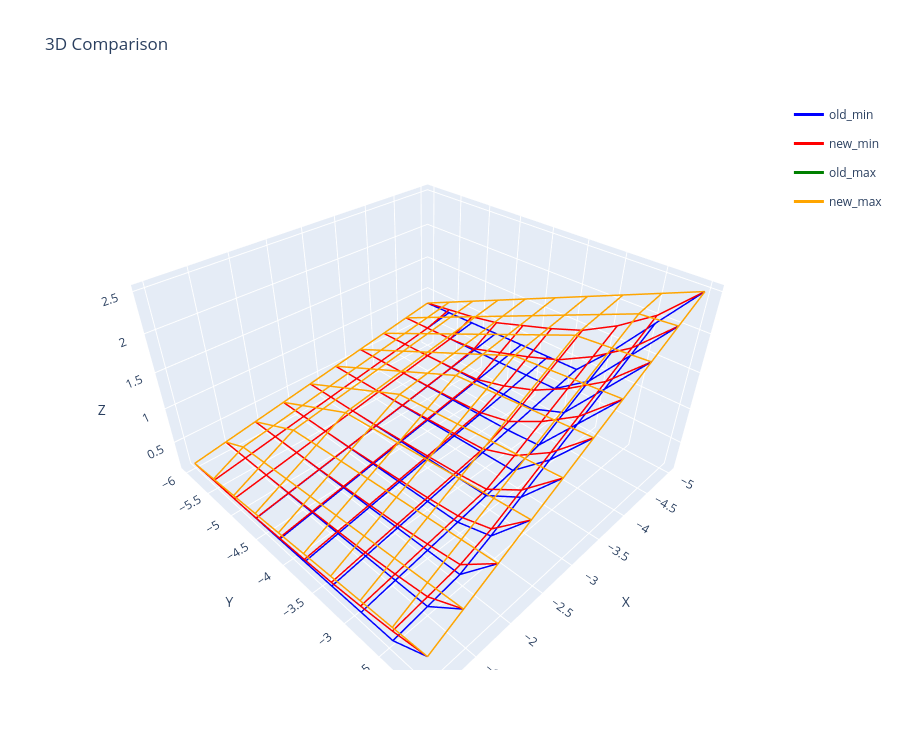

This figure's notebook cell:
### Code cell
datasets = [
    {'points': list(old_min_NN.itertuples(index=False, name=None)), 'name': 'old_min', 'color': 'blue'},
    {'points': list(new_min_NN.itertuples(index=False, name=None)), 'name': 'new_min', 'color': 'red'},
    {'points': list(old_max_NN.itertuples(index=False, name=None)), 'name': 'old_max', 'color': 'green'},
    {'points': list(new_max_NN.itertuples(index=False, name=None)), 'name': 'new_max', 'color': 'orange'},
]
plot_wireframe_comparison(datasets)

### Figure 1 — Plotly figure (JSON) as saved in the notebook; plotly's stock layout.template omitted (floating-point values rounded to 4 significant figures)
{"data": [{"legendgroup": "old_min", "line": {"color": "blue", "width": 3}, "mode": "lines", "name": "old_min", "showlegend": true, "type": "scatter3d", "x": [-5, -4.556, -4.111, -3.667, -3.222, -2.778, -2.333, -1.889, -1.444, -1], "y": [-6, -6, -6, -6, -6, -6, -6, -6, -6, -6], "z": [0.8333, 0.7593, 0.6852, 0.6111, 0.537, 0.463, 0.3889, 0.3148, 0.2407, 0.1667]}, {"legendgroup": "old_min", "line": {"color": "blue", "width": 3}, "mode": "lines", "name": "old_min", "showlegend": false, "type": "scatter3d", "x": [-5, -4.556, -4.111, -3.667, -3.222, -2.778, -2.333, -1.889, -1.444, -1], "y": [-5.556, -5.556, -5.556, -5.556, -5.556, -5.556, -5.556, -5.556, -5.556, -5.556], "z": [0.8457, 0.7716, 0.6975, 0.6235, 0.5494, 0.4753, 0.4012, 0.3272, 0.2531, 0.179]}, {"legendgroup": "old_min", "line": {"color": "blue", "width": 3}, "mode": "lines", "name": "old_min", "showlegend": false, "type": "scatter3d", "x": [-5, -4.556, -4.111, -3.667, -3.222, -2.778, -2.333, -1.889, -1.444, -1], "y": [-5.111, -5.111, -5.111, -5.111, -5.111, -5.111, -5.111, -5.111, -5.111, -5.111], "z": [0.858, 0.784, 0.7099, 0.6358, 0.5617, 0.4877, 0.4136, 0.3395, 0.2654, 0.1914]}, {"legendgroup": "old_min", "line": {"color": "blue", "width": 3}, "mode": "lines", "name": "old_min", "showlegend": false, "type": "scatter3d", "x": [-5, -4.556, -4.111, -3.667, -3.222, -2.778, -2.333, -1.889, -1.444, -1], "y": [-4.667, -4.667, -4.667, -4.667, -4.667, -4.667, -4.667, -4.667, -4.667, -4.667], "z": [0.8704, 0.7963, 0.7222, 0.6481, 0.5741, 0.5, 0.4259, 0.3519, 0.2778, 0.2037]}, {"legendgroup": "old_min", "line": {"color": "blue", "width": 3}, "mode": "lines", "name": "old_min", "showlegend": false, "type": "scatter3d", "x": [-5, -4.556, -4.111, -3.667, -3.222, -2.778, -2.333, -1.889, -1.444, -1], "y": [-4.222, -4.222, -4.222, -4.222, -4.222, -4.222, -4.222, -4.222, -4.222, -4.222], "z": [0.8827, 0.8086, 0.7346, 0.6605, 0.5864, 0.5123, 0.4383, 0.3642, 0.2901, 0.216]}, {"legendgroup": "old_min", "line": {"color": "blue", "width": 3}, "mode": "lines", "name": "old_min", "showlegend": false, "type": "scatter3d", "x": [-5, -4.556, -4.111, -3.667, -3.222, -2.778, -2.333, -1.889, -1.444, -1], "y": [-3.778, -3.778, -3.778, -3.778, -3.778, -3.778, -3.778, -3.778, -3.778, -3.778], "z": [0.8951, 0.821, 0.7469, 0.6728, 0.5988, 0.5247, 0.4506, 0.3765, 0.3025, 0.2284]}, {"legendgroup": "old_min", "line": {"color": "blue", "width": 3}, "mode": "lines", "name": "old_min", "showlegend": false, "type": "scatter3d", "x": [-5, -4.556, -4.111, -3.667, -3.222, -2.778, -2.333, -1.889, -1.444, -1], "y": [-3.333, -3.333, -3.333, -3.333, -3.333, -3.333, -3.333, -3.333, -3.333, -3.333], "z": [0.9074, 0.8333, 0.7593, 0.6852, 0.6111, 0.537, 0.463, 0.3889, 0.3148, 0.2407]}, {"legendgroup": "old_min", "line": {"color": "blue", "width": 3}, "mode": "lines", "name": "old_min", "showlegend": false, "type": "scatter3d", "x": [-5, -4.556, -4.111, -3.667, -3.222, -2.778, -2.333, -1.889, -1.444, -1], "y": [-2.889, -2.889, -2.889, -2.889, -2.889, -2.889, -2.889, -2.889, -2.889, -2.889], "z": [1.389, 1.167, 0.9444, 0.7222, 0.6235, 0.5494, 0.4753, 0.4012, 0.3272, 0.2531]}, {"legendgroup": "old_min", "line": {"color": "blue", "width": 3}, "mode": "lines", "name": "old_min", "showlegend": false, "type": "scatter3d", "x": [-5, -4.556, -4.111, -3.667, -3.222, -2.778, -2.333, -1.889, -1.444, -1], "y": [-2.444, -2.444, -2.444, -2.444, -2.444, -2.444, -2.444, -2.444, -2.444, -2.444], "z": [1.944, 1.722, 1.5, 1.278, 1.056, 0.8333, 0.6111, 0.4136, 0.3395, 0.2654]}, {"legendgroup": "old_min", "line": {"color": "blue", "width": 3}, "mode": "lines", "name": "old_min", "showlegend": false, "type": "scatter3d", "x": [-5, -4.556, -4.111, -3.667, -3.222, -2.778, -2.333, -1.889, -1.444, -1], "y": [-2, -2, -2, -2, -2, -2, -2, -2, -2, -2], "z": [2.5, 2.278, 2.056, 1.833, 1.611, 1.389, 1.167, 0.9444, 0.7222, 0.5]}, {"legendgroup": "old_min", "line": {"color": "blue", "width": 3}, "mode": "lines", "name": "old_min", "showlegend": false, "type": "scatter3d", "x": [-5, -5, -5, -5, -5, -5, -5, -5, -5, -5], "y": [-6, -5.556, -5.111, -4.667, -4.222, -3.778, -3.333, -2.889, -2.444, -2], "z": [0.8333, 0.8457, 0.858, 0.8704, 0.8827, 0.8951, 0.9074, 1.389, 1.944, 2.5]}, {"legendgroup": "old_min", "line": {"color": "blue", "width": 3}, "mode": "lines", "name": "old_min", "showlegend": false, "type": "scatter3d", "x": [-4.556, -4.556, -4.556, -4.556, -4.556, -4.556, -4.556, -4.556, -4.556, -4.556], "y": [-6, -5.556, -5.111, -4.667, -4.222, -3.778, -3.333, -2.889, -2.444, -2], "z": [0.7593, 0.7716, 0.784, 0.7963, 0.8086, 0.821, 0.8333, 1.167, 1.722, 2.278]}, {"legendgroup": "old_min", "line": {"color": "blue", "width": 3}, "mode": "lines", "name": "old_min", "showlegend": false, "type": "scatter3d", "x": [-4.111, -4.111, -4.111, -4.111, -4.111, -4.111, -4.111, -4.111, -4.111, -4.111], "y": [-6, -5.556, -5.111, -4.667, -4.222, -3.778, -3.333, -2.889, -2.444, -2], "z": [0.6852, 0.6975, 0.7099, 0.7222, 0.7346, 0.7469, 0.7593, 0.9444, 1.5, 2.056]}, {"legendgroup": "old_min", "line": {"color": "blue", "width": 3}, "mode": "lines", "name": "old_min", "showlegend": false, "type": "scatter3d", "x": [-3.667, -3.667, -3.667, -3.667, -3.667, -3.667, -3.667, -3.667, -3.667, -3.667], "y": [-6, -5.556, -5.111, -4.667, -4.222, -3.778, -3.333, -2.889, -2.444, -2], "z": [0.6111, 0.6235, 0.6358, 0.6481, 0.6605, 0.6728, 0.6852, 0.7222, 1.278, 1.833]}, {"legendgroup": "old_min", "line": {"color": "blue", "width": 3}, "mode": "lines", "name": "old_min", "showlegend": false, "type": "scatter3d", "x": [-3.222, -3.222, -3.222, -3.222, -3.222, -3.222, -3.222, -3.222, -3.222, -3.222], "y": [-6, -5.556, -5.111, -4.667, -4.222, -3.778, -3.333, -2.889, -2.444, -2], "z": [0.537, 0.5494, 0.5617, 0.5741, 0.5864, 0.5988, 0.6111, 0.6235, 1.056, 1.611]}, {"legendgroup": "old_min", "line": {"color": "blue", "width": 3}, "mode": "lines", "name": "old_min", "showlegend": false, "type": "scatter3d", "x": [-2.778, -2.778, -2.778, -2.778, -2.778, -2.778, -2.778, -2.778, -2.778, -2.778], "y": [-6, -5.556, -5.111, -4.667, -4.222, -3.778, -3.333, -2.889, -2.444, -2], "z": [0.463, 0.4753, 0.4877, 0.5, 0.5123, 0.5247, 0.537, 0.5494, 0.8333, 1.389]}, {"legendgroup": "old_min", "line": {"color": "blue", "width": 3}, "mode": "lines", "name": "old_min", "showlegend": false, "type": "scatter3d", "x": [-2.333, -2.333, -2.333, -2.333, -2.333, -2.333, -2.333, -2.333, -2.333, -2.333], "y": [-6, -5.556, -5.111, -4.667, -4.222, -3.778, -3.333, -2.889, -2.444, -2], "z": [0.3889, 0.4012, 0.4136, 0.4259, 0.4383, 0.4506, 0.463, 0.4753, 0.6111, 1.167]}, {"legendgroup": "old_min", "line": {"color": "blue", "width": 3}, "mode": "lines", "name": "old_min", "showlegend": false, "type": "scatter3d", "x": [-1.889, -1.889, -1.889, -1.889, -1.889, -1.889, -1.889, -1.889, -1.889, -1.889], "y": [-6, -5.556, -5.111, -4.667, -4.222, -3.778, -3.333, -2.889, -2.444, -2], "z": [0.3148, 0.3272, 0.3395, 0.3519, 0.3642, 0.3765, 0.3889, 0.4012, 0.4136, 0.9444]}, {"legendgroup": "old_min", "line": {"color": "blue", "width": 3}, "mode": "lines", "name": "old_min", "showlegend": false, "type": "scatter3d", "x": [-1.444, -1.444, -1.444, -1.444, -1.444, -1.444, -1.444, -1.444, -1.444, -1.444], "y": [-6, -5.556, -5.111, -4.667, -4.222, -3.778, -3.333, -2.889, -2.444, -2], "z": [0.2407, 0.2531, 0.2654, 0.2778, 0.2901, 0.3025, 0.3148, 0.3272, 0.3395, 0.7222]}, {"legendgroup": "old_min", "line": {"color": "blue", "width": 3}, "mode": "lines", "name": "old_min", "showlegend": false, "type": "scatter3d", "x": [-1, -1, -1, -1, -1, -1, -1, -1, -1, -1], "y": [-6, -5.556, -5.111, -4.667, -4.222, -3.778, -3.333, -2.889, -2.444, -2], "z": [0.1667, 0.179, 0.1914, 0.2037, 0.216, 0.2284, 0.2407, 0.2531, 0.2654, 0.5]}, {"legendgroup": "new_min", "line": {"color": "red", "width": 3}, "mode": "lines", "name": "new_min", "showlegend": true, "type": "scatter3d", "x": [-5, -4.556, -4.111, -3.667, -3.222, -2.778, -2.333, -1.889, -1.444, -1], "y": [-6, -6, -6, -6, -6, -6, -6, -6, -6, -6], "z": [0.8333, 0.7593, 0.6852, 0.6111, 0.537, 0.463, 0.3889, 0.3148, 0.2407, 0.1667]}, {"legendgroup": "new_min", "line": {"color": "red", "width": 3}, "mode": "lines", "name": "new_min", "showlegend": false, "type": "scatter3d", "x": [-5, -4.556, -4.111, -3.667, -3.222, -2.778, -2.333, -1.889, -1.444, -1], "y": [-5.556, -5.556, -5.556, -5.556, -5.556, -5.556, -5.556, -5.556, -5.556, -5.556], "z": [0.8951, 0.7716, 0.6975, 0.6235, 0.5494, 0.4753, 0.4012, 0.3272, 0.2531, 0.179]}, {"legendgroup": "new_min", "line": {"color": "red", "width": 3}, "mode": "lines", "name": "new_min", "showlegend": false, "type": "scatter3d", "x": [-5, -4.556, -4.111, -3.667, -3.222, -2.778, -2.333, -1.889, -1.444, -1], "y": [-5.111, -5.111, -5.111, -5.111, -5.111, -5.111, -5.111, -5.111, -5.111, -5.111], "z": [0.9568, 0.784, 0.7099, 0.6358, 0.5617, 0.4877, 0.4136, 0.3395, 0.2654, 0.1914]}, {"legendgroup": "new_min", "line": {"color": "red", "width": 3}, "mode": "lines", "name": "new_min", "showlegend": false, "type": "scatter3d", "x": [-5, -4.556, -4.111, -3.667, -3.222, -2.778, -2.333, -1.889, -1.444, -1], "y": [-4.667, -4.667, -4.667, -4.667, -4.667, -4.667, -4.667, -4.667, -4.667, -4.667], "z": [1.042, 0.8194, 0.7269, 0.6528, 0.5787, 0.5046, 0.4306, 0.3565, 0.2824, 0.2083]}, {"legendgroup": "new_min", "line": {"color": "red", "width": 3}, "mode": "lines", "name": "new_min", "showlegend": false, "type": "scatter3d", "x": [-5, -4.556, -4.111, -3.667, -3.222, -2.778, -2.333, -1.889, -1.444, -1], "y": [-4.222, -4.222, -4.222, -4.222, -4.222, -4.222, -4.222, -4.222, -4.222, -4.222], "z": [1.181, 0.9583, 0.7546, 0.6806, 0.6065, 0.5324, 0.4583, 0.3843, 0.3102, 0.2361]}, {"legendgroup": "new_min", "line": {"color": "red", "width": 3}, "mode": "lines", "name": "new_min", "showlegend": false, "type": "scatter3d", "x": [-5, -4.556, -4.111, -3.667, -3.222, -2.778, -2.333, -1.889, -1.444, -1], "y": [-3.778, -3.778, -3.778, -3.778, -3.778, -3.778, -3.778, -3.778, -3.778, -3.778], "z": [1.319, 1.097, 0.875, 0.7083, 0.6343, 0.5602, 0.4861, 0.412, 0.338, 0.2639]}, {"legendgroup": "new_min", "line": {"color": "red", "width": 3}, "mode": "lines", "name": "new_min", "showlegend": false, "type": "scatter3d", "x": [-5, -4.556, -4.111, -3.667, -3.222, -2.778, -2.333, -1.889, -1.444, -1], "y": [-3.333, -3.333, -3.333, -3.333, -3.333, -3.333, -3.333, -3.333, -3.333, -3.333], "z": [1.481, 1.259, 1.037, 0.8148, 0.6667, 0.5926, 0.5185, 0.4444, 0.3704, 0.2963]}, {"legendgroup": "new_min", "line": {"color": "red", "width": 3}, "mode": "lines", "name": "new_min", "showlegend": false, "type": "scatter3d", "x": [-5, -4.556, -4.111, -3.667, -3.222, -2.778, -2.333, -1.889, -1.444, -1], "y": [-2.889, -2.889, -2.889, -2.889, -2.889, -2.889, -2.889, -2.889, -2.889, -2.889], "z": [1.728, 1.506, 1.284, 1.062, 0.8395, 0.642, 0.5679, 0.4938, 0.4198, 0.3457]}, {"legendgroup": "new_min", "line": {"color": "red", "width": 3}, "mode": "lines", "name": "new_min", "showlegend": false, "type": "scatter3d", "x": [-5, -4.556, -4.111, -3.667, -3.222, -2.778, -2.333, -1.889, -1.444, -1], "y": [-2.444, -2.444, -2.444, -2.444, -2.444, -2.444, -2.444, -2.444, -2.444, -2.444], "z": [2.045, 1.823, 1.6, 1.378, 1.156, 0.9336, 0.7114, 0.5571, 0.483, 0.409]}, {"legendgroup": "new_min", "line": {"color": "red", "width": 3}, "mode": "lines", "name": "new_min", "showlegend": false, "type": "scatter3d", "x": [-5, -4.556, -4.111, -3.667, -3.222, -2.778, -2.333, -1.889, -1.444, -1], "y": [-2, -2, -2, -2, -2, -2, -2, -2, -2, -2], "z": [2.5, 2.278, 2.056, 1.833, 1.611, 1.389, 1.167, 0.9444, 0.7222, 0.5]}, {"legendgroup": "new_min", "line": {"color": "red", "width": 3}, "mode": "lines", "name": "new_min", "showlegend": false, "type": "scatter3d", "x": [-5, -5, -5, -5, -5, -5, -5, -5, -5, -5], "y": [-6, -5.556, -5.111, -4.667, -4.222, -3.778, -3.333, -2.889, -2.444, -2], "z": [0.8333, 0.8951, 0.9568, 1.042, 1.181, 1.319, 1.481, 1.728, 2.045, 2.5]}, {"legendgroup": "new_min", "line": {"color": "red", "width": 3}, "mode": "lines", "name": "new_min", "showlegend": false, "type": "scatter3d", "x": [-4.556, -4.556, -4.556, -4.556, -4.556, -4.556, -4.556, -4.556, -4.556, -4.556], "y": [-6, -5.556, -5.111, -4.667, -4.222, -3.778, -3.333, -2.889, -2.444, -2], "z": [0.7593, 0.7716, 0.784, 0.8194, 0.9583, 1.097, 1.259, 1.506, 1.823, 2.278]}, {"legendgroup": "new_min", "line": {"color": "red", "width": 3}, "mode": "lines", "name": "new_min", "showlegend": false, "type": "scatter3d", "x": [-4.111, -4.111, -4.111, -4.111, -4.111, -4.111, -4.111, -4.111, -4.111, -4.111], "y": [-6, -5.556, -5.111, -4.667, -4.222, -3.778, -3.333, -2.889, -2.444, -2], "z": [0.6852, 0.6975, 0.7099, 0.7269, 0.7546, 0.875, 1.037, 1.284, 1.6, 2.056]}, {"legendgroup": "new_min", "line": {"color": "red", "width": 3}, "mode": "lines", "name": "new_min", "showlegend": false, "type": "scatter3d", "x": [-3.667, -3.667, -3.667, -3.667, -3.667, -3.667, -3.667, -3.667, -3.667, -3.667], "y": [-6, -5.556, -5.111, -4.667, -4.222, -3.778, -3.333, -2.889, -2.444, -2], "z": [0.6111, 0.6235, 0.6358, 0.6528, 0.6806, 0.7083, 0.8148, 1.062, 1.378, 1.833]}, {"legendgroup": "new_min", "line": {"color": "red", "width": 3}, "mode": "lines", "name": "new_min", "showlegend": false, "type": "scatter3d", "x": [-3.222, -3.222, -3.222, -3.222, -3.222, -3.222, -3.222, -3.222, -3.222, -3.222], "y": [-6, -5.556, -5.111, -4.667, -4.222, -3.778, -3.333, -2.889, -2.444, -2], "z": [0.537, 0.5494, 0.5617, 0.5787, 0.6065, 0.6343, 0.6667, 0.8395, 1.156, 1.611]}, {"legendgroup": "new_min", "line": {"color": "red", "width": 3}, "mode": "lines", "name": "new_min", "showlegend": false, "type": "scatter3d", "x": [-2.778, -2.778, -2.778, -2.778, -2.778, -2.778, -2.778, -2.778, -2.778, -2.778], "y": [-6, -5.556, -5.111, -4.667, -4.222, -3.778, -3.333, -2.889, -2.444, -2], "z": [0.463, 0.4753, 0.4877, 0.5046, 0.5324, 0.5602, 0.5926, 0.642, 0.9336, 1.389]}, {"legendgroup": "new_min", "line": {"color": "red", "width": 3}, "mode": "lines", "name": "new_min", "showlegend": false, "type": "scatter3d", "x": [-2.333, -2.333, -2.333, -2.333, -2.333, -2.333, -2.333, -2.333, -2.333, -2.333], "y": [-6, -5.556, -5.111, -4.667, -4.222, -3.778, -3.333, -2.889, -2.444, -2], "z": [0.3889, 0.4012, 0.4136, 0.4306, 0.4583, 0.4861, 0.5185, 0.5679, 0.7114, 1.167]}, {"legendgroup": "new_min", "line": {"color": "red", "width": 3}, "mode": "lines", "name": "new_min", "showlegend": false, "type": "scatter3d", "x": [-1.889, -1.889, -1.889, -1.889, -1.889, -1.889, -1.889, -1.889, -1.889, -1.889], "y": [-6, -5.556, -5.111, -4.667, -4.222, -3.778, -3.333, -2.889, -2.444, -2], "z": [0.3148, 0.3272, 0.3395, 0.3565, 0.3843, 0.412, 0.4444, 0.4938, 0.5571, 0.9444]}, {"legendgroup": "new_min", "line": {"color": "red", "width": 3}, "mode": "lines", "name": "new_min", "showlegend": false, "type": "scatter3d", "x": [-1.444, -1.444, -1.444, -1.444, -1.444, -1.444, -1.444, -1.444, -1.444, -1.444], "y": [-6, -5.556, -5.111, -4.667, -4.222, -3.778, -3.333, -2.889, -2.444, -2], "z": [0.2407, 0.2531, 0.2654, 0.2824, 0.3102, 0.338, 0.3704, 0.4198, 0.483, 0.7222]}, {"legendgroup": "new_min", "line": {"color": "red", "width": 3}, "mode": "lines", "name": "new_min", "showlegend": false, "type": "scatter3d", "x": [-1, -1, -1, -1, -1, -1, -1, -1, -1, -1], "y": [-6, -5.556, -5.111, -4.667, -4.222, -3.778, -3.333, -2.889, -2.444, -2], "z": [0.1667, 0.179, 0.1914, 0.2083, 0.2361, 0.2639, 0.2963, 0.3457, 0.409, 0.5]}, {"legendgroup": "old_max", "line": {"color": "green", "width": 3}, "mode": "lines", "name": "old_max", "showlegend": true, "type": "scatter3d", "x": [-5, -4.556, -4.111, -3.667, -3.222, -2.778, -2.333, -1.889, -1.444, -1], "y": [-6, -6, -6, -6, -6, -6, -6, -6, -6, -6], "z": [0.8333, 0.7593, 0.6852, 0.6111, 0.537, 0.463, 0.3889, 0.3148, 0.2407, 0.1667]}, {"legendgroup": "old_max", "line": {"color": "green", "width": 3}, "mode": "lines", "name": "old_max", "showlegend": false, "type": "scatter3d", "x": [-5, -4.556, -4.111, -3.667, -3.222, -2.778, -2.333, -1.889, -1.444, -1], "y": [-5.556, -5.556, -5.556, -5.556, -5.556, -5.556, -5.556, -5.556, -5.556, -5.556], "z": [1.019, 0.9444, 0.8704, 0.7963, 0.7222, 0.6481, 0.5741, 0.5, 0.4259, 0.2037]}, {"legendgroup": "old_max", "line": {"color": "green", "width": 3}, "mode": "lines", "name": "old_max", "showlegend": false, "type": "scatter3d", "x": [-5, -4.556, -4.111, -3.667, -3.222, -2.778, -2.333, -1.889, -1.444, -1], "y": [-5.111, -5.111, -5.111, -5.111, -5.111, -5.111, -5.111, -5.111, -5.111, -5.111], "z": [1.204, 1.13, 1.056, 0.9815, 0.9074, 0.8333, 0.7593, 0.6852, 0.463, 0.2407]}, {"legendgroup": "old_max", "line": {"color": "green", "width": 3}, "mode": "lines", "name": "old_max", "showlegend": false, "type": "scatter3d", "x": [-5, -4.556, -4.111, -3.667, -3.222, -2.778, -2.333, -1.889, -1.444, -1], "y": [-4.667, -4.667, -4.667, -4.667, -4.667, -4.667, -4.667, -4.667, -4.667, -4.667], "z": [1.389, 1.315, 1.241, 1.167, 1.093, 1.019, 0.9444, 0.7222, 0.5, 0.2778]}, {"legendgroup": "old_max", "line": {"color": "green", "width": 3}, "mode": "lines", "name": "old_max", "showlegend": false, "type": "scatter3d", "x": [-5, -4.556, -4.111, -3.667, -3.222, -2.778, -2.333, -1.889, -1.444, -1], "y": [-4.222, -4.222, -4.222, -4.222, -4.222, -4.222, -4.222, -4.222, -4.222, -4.222], "z": [1.574, 1.5, 1.426, 1.352, 1.278, 1.204, 0.9815, 0.7593, 0.537, 0.3148]}, {"legendgroup": "old_max", "line": {"color": "green", "width": 3}, "mode": "lines", "name": "old_max", "showlegend": false, "type": "scatter3d", "x": [-5, -4.556, -4.111, -3.667, -3.222, -2.778, -2.333, -1.889, -1.444, -1], "y": [-3.778, -3.778, -3.778, -3.778, -3.778, -3.778, -3.778, -3.778, -3.778, -3.778], "z": [1.759, 1.685, 1.611, 1.537, 1.463, 1.241, 1.019, 0.7963, 0.5741, 0.3519]}, {"legendgroup": "old_max", "line": {"color": "green", "width": 3}, "mode": "lines", "name": "old_max", "showlegend": false, "type": "scatter3d", "x": [-5, -4.556, -4.111, -3.667, -3.222, -2.778, -2.333, -1.889, -1.444, -1], "y": [-3.333, -3.333, -3.333, -3.333, -3.333, -3.333, -3.333, -3.333, -3.333, -3.333], "z": [1.944, 1.87, 1.796, 1.722, 1.5, 1.278, 1.056, 0.8333, 0.6111, 0.3889]}, {"legendgroup": "old_max", "line": {"color": "green", "width": 3}, "mode": "lines", "name": "old_max", "showlegend": false, "type": "scatter3d", "x": [-5, -4.556, -4.111, -3.667, -3.222, -2.778, -2.333, -1.889, -1.444, -1], "y": [-2.889, -2.889, -2.889, -2.889, -2.889, -2.889, -2.889, -2.889, -2.889, -2.889], "z": [2.13, 2.056, 1.981, 1.759, 1.537, 1.315, 1.093, 0.8704, 0.6481, 0.4259]}, {"legendgroup": "old_max", "line": {"color": "green", "width": 3}, "mode": "lines", "name": "old_max", "showlegend": false, "type": "scatter3d", "x": [-5, -4.556, -4.111, -3.667, -3.222, -2.778, -2.333, -1.889, -1.444, -1], "y": [-2.444, -2.444, -2.444, -2.444, -2.444, -2.444, -2.444, -2.444, -2.444, -2.444], "z": [2.315, 2.241, 2.019, 1.796, 1.574, 1.352, 1.13, 0.9074, 0.6852, 0.463]}, {"legendgroup": "old_max", "line": {"color": "green", "width": 3}, "mode": "lines", "name": "old_max", "showlegend": false, "type": "scatter3d", "x": [-5, -4.556, -4.111, -3.667, -3.222, -2.778, -2.333, -1.889, -1.444, -1], "y": [-2, -2, -2, -2, -2, -2, -2, -2, -2, -2], "z": [2.5, 2.278, 2.056, 1.833, 1.611, 1.389, 1.167, 0.9444, 0.7222, 0.5]}, {"legendgroup": "old_max", "line": {"color": "green", "width": 3}, "mode": "lines", "name": "old_max", "showlegend": false, "type": "scatter3d", "x": [-5, -5, -5, -5, -5, -5, -5, -5, -5, -5], "y": [-6, -5.556, -5.111, -4.667, -4.222, -3.778, -3.333, -2.889, -2.444, -2], "z": [0.8333, 1.019, 1.204, 1.389, 1.574, 1.759, 1.944, 2.13, 2.315, 2.5]}, {"legendgroup": "old_max", "line": {"color": "green", "width": 3}, "mode": "lines", "name": "old_max", "showlegend": false, "type": "scatter3d", "x": [-4.556, -4.556, -4.556, -4.556, -4.556, -4.556, -4.556, -4.556, -4.556, -4.556], "y": [-6, -5.556, -5.111, -4.667, -4.222, -3.778, -3.333, -2.889, -2.444, -2], "z": [0.7593, 0.9444, 1.13, 1.315, 1.5, 1.685, 1.87, 2.056, 2.241, 2.278]}, {"legendgroup": "old_max", "line": {"color": "green", "width": 3}, "mode": "lines", "name": "old_max", "showlegend": false, "type": "scatter3d", "x": [-4.111, -4.111, -4.111, -4.111, -4.111, -4.111, -4.111, -4.111, -4.111, -4.111], "y": [-6, -5.556, -5.111, -4.667, -4.222, -3.778, -3.333, -2.889, -2.444, -2], "z": [0.6852, 0.8704, 1.056, 1.241, 1.426, 1.611, 1.796, 1.981, 2.019, 2.056]}, {"legendgroup": "old_max", "line": {"color": "green", "width": 3}, "mode": "lines", "name": "old_max", "showlegend": false, "type": "scatter3d", "x": [-3.667, -3.667, -3.667, -3.667, -3.667, -3.667, -3.667, -3.667, -3.667, -3.667], "y": [-6, -5.556, -5.111, -4.667, -4.222, -3.778, -3.333, -2.889, -2.444, -2], "z": [0.6111, 0.7963, 0.9815, 1.167, 1.352, 1.537, 1.722, 1.759, 1.796, 1.833]}, {"legendgroup": "old_max", "line": {"color": "green", "width": 3}, "mode": "lines", "name": "old_max", "showlegend": false, "type": "scatter3d", "x": [-3.222, -3.222, -3.222, -3.222, -3.222, -3.222, -3.222, -3.222, -3.222, -3.222], "y": [-6, -5.556, -5.111, -4.667, -4.222, -3.778, -3.333, -2.889, -2.444, -2], "z": [0.537, 0.7222, 0.9074, 1.093, 1.278, 1.463, 1.5, 1.537, 1.574, 1.611]}, {"legendgroup": "old_max", "line": {"color": "green", "width": 3}, "mode": "lines", "name": "old_max", "showlegend": false, "type": "scatter3d", "x": [-2.778, -2.778, -2.778, -2.778, -2.778, -2.778, -2.778, -2.778, -2.778, -2.778], "y": [-6, -5.556, -5.111, -4.667, -4.222, -3.778, -3.333, -2.889, -2.444, -2], "z": [0.463, 0.6481, 0.8333, 1.019, 1.204, 1.241, 1.278, 1.315, 1.352, 1.389]}, {"legendgroup": "old_max", "line": {"color": "green", "width": 3}, "mode": "lines", "name": "old_max", "showlegend": false, "type": "scatter3d", "x": [-2.333, -2.333, -2.333, -2.333, -2.333, -2.333, -2.333, -2.333, -2.333, -2.333], "y": [-6, -5.556, -5.111, -4.667, -4.222, -3.778, -3.333, -2.889, -2.444, -2], "z": [0.3889, 0.5741, 0.7593, 0.9444, 0.9815, 1.019, 1.056, 1.093, 1.13, 1.167]}, {"legendgroup": "old_max", "line": {"color": "green", "width": 3}, "mode": "lines", "name": "old_max", "showlegend": false, "type": "scatter3d", "x": [-1.889, -1.889, -1.889, -1.889, -1.889, -1.889, -1.889, -1.889, -1.889, -1.889], "y": [-6, -5.556, -5.111, -4.667, -4.222, -3.778, -3.333, -2.889, -2.444, -2], "z": [0.3148, 0.5, 0.6852, 0.7222, 0.7593, 0.7963, 0.8333, 0.8704, 0.9074, 0.9444]}, {"legendgroup": "old_max", "line": {"color": "green", "width": 3}, "mode": "lines", "name": "old_max", "showlegend": false, "type": "scatter3d", "x": [-1.444, -1.444, -1.444, -1.444, -1.444, -1.444, -1.444, -1.444, -1.444, -1.444], "y": [-6, -5.556, -5.111, -4.667, -4.222, -3.778, -3.333, -2.889, -2.444, -2], "z": [0.2407, 0.4259, 0.463, 0.5, 0.537, 0.5741, 0.6111, 0.6481, 0.6852, 0.7222]}, {"legendgroup": "old_max", "line": {"color": "green", "width": 3}, "mode": "lines", "name": "old_max", "showlegend": false, "type": "scatter3d", "x": [-1, -1, -1, -1, -1, -1, -1, -1, -1, -1], "y": [-6, -5.556, -5.111, -4.667, -4.222, -3.778, -3.333, -2.889, -2.444, -2], "z": [0.1667, 0.2037, 0.2407, 0.2778, 0.3148, 0.3519, 0.3889, 0.4259, 0.463, 0.5]}, {"legendgroup": "new_max", "line": {"color": "orange", "width": 3}, "mode": "lines", "name": "new_max", "showlegend": true, "type": "scatter3d", "x": [-5, -4.556, -4.111, -3.667, -3.222, -2.778, -2.333, -1.889, -1.444, -1], "y": [-6, -6, -6, -6, -6, -6, -6, -6, -6, -6], "z": [0.8333, 0.7593, 0.6852, 0.6111, 0.537, 0.463, 0.3889, 0.3148, 0.2407, 0.1667]}, {"legendgroup": "new_max", "line": {"color": "orange", "width": 3}, "mode": "lines", "name": "new_max", "showlegend": false, "type": "scatter3d", "x": [-5, -4.556, -4.111, -3.667, -3.222, -2.778, -2.333, -1.889, -1.444, -1], "y": [-5.556, -5.556, -5.556, -5.556, -5.556, -5.556, -5.556, -5.556, -5.556, -5.556], "z": [1.019, 0.9444, 0.8704, 0.7963, 0.7222, 0.6481, 0.5741, 0.5, 0.4259, 0.2037]}, {"legendgroup": "new_max", "line": {"color": "orange", "width": 3}, "mode": "lines", "name": "new_max", "showlegend": false, "type": "scatter3d", "x": [-5, -4.556, -4.111, -3.667, -3.222, -2.778, -2.333, -1.889, -1.444, -1], "y": [-5.111, -5.111, -5.111, -5.111, -5.111, -5.111, -5.111, -5.111, -5.111, -5.111], "z": [1.204, 1.13, 1.056, 0.9815, 0.9074, 0.8333, 0.7593, 0.6852, 0.463, 0.2407]}, {"legendgroup": "new_max", "line": {"color": "orange", "width": 3}, "mode": "lines", "name": "new_max", "showlegend": false, "type": "scatter3d", "x": [-5, -4.556, -4.111, -3.667, -3.222, -2.778, -2.333, -1.889, -1.444, -1], "y": [-4.667, -4.667, -4.667, -4.667, -4.667, -4.667, -4.667, -4.667, -4.667, -4.667], "z": [1.389, 1.315, 1.241, 1.167, 1.093, 1.019, 0.9444, 0.7222, 0.5, 0.2778]}, {"legendgroup": "new_max", "line": {"color": "orange", "width": 3}, "mode": "lines", "name": "new_max", "showlegend": false, "type": "scatter3d", "x": [-5, -4.556, -4.111, -3.667, -3.222, -2.778, -2.333, -1.889, -1.444, -1], "y": [-4.222, -4.222, -4.222, -4.222, -4.222, -4.222, -4.222, -4.222, -4.222, -4.222], "z": [1.574, 1.5, 1.426, 1.352, 1.278, 1.204, 0.9815, 0.7593, 0.537, 0.3148]}, {"legendgroup": "new_max", "line": {"color": "orange", "width": 3}, "mode": "lines", "name": "new_max", "showlegend": false, "type": "scatter3d", "x": [-5, -4.556, -4.111, -3.667, -3.222, -2.778, -2.333, -1.889, -1.444, -1], "y": [-3.778, -3.778, -3.778, -3.778, -3.778, -3.778, -3.778, -3.778, -3.778, -3.778], "z": [1.759, 1.685, 1.611, 1.537, 1.463, 1.241, 1.019, 0.7963, 0.5741, 0.3519]}, {"legendgroup": "new_max", "line": {"color": "orange", "width": 3}, "mode": "lines", "name": "new_max", "showlegend": false, "type": "scatter3d", "x": [-5, -4.556, -4.111, -3.667, -3.222, -2.778, -2.333, -1.889, -1.444, -1], "y": [-3.333, -3.333, -3.333, -3.333, -3.333, -3.333, -3.333, -3.333, -3.333, -3.333], "z": [1.944, 1.87, 1.796, 1.722, 1.5, 1.278, 1.056, 0.8333, 0.6111, 0.3889]}, {"legendgroup": "new_max", "line": {"color": "orange", "width": 3}, "mode": "lines", "name": "new_max", "showlegend": false, "type": "scatter3d", "x": [-5, -4.556, -4.111, -3.667, -3.222, -2.778, -2.333, -1.889, -1.444, -1], "y": [-2.889, -2.889, -2.889, -2.889, -2.889, -2.889, -2.889, -2.889, -2.889, -2.889], "z": [2.13, 2.056, 1.981, 1.759, 1.537, 1.315, 1.093, 0.8704, 0.6481, 0.4259]}, {"legendgroup": "new_max", "line": {"color": "orange", "width": 3}, "mode": "lines", "name": "new_max", "showlegend": false, "type": "scatter3d", "x": [-5, -4.556, -4.111, -3.667, -3.222, -2.778, -2.333, -1.889, -1.444, -1], "y": [-2.444, -2.444, -2.444, -2.444, -2.444, -2.444, -2.444, -2.444, -2.444, -2.444], "z": [2.315, 2.241, 2.019, 1.796, 1.574, 1.352, 1.13, 0.9074, 0.6852, 0.463]}, {"legendgroup": "new_max", "line": {"color": "orange", "width": 3}, "mode": "lines", "name": "new_max", "showlegend": false, "type": "scatter3d", "x": [-5, -4.556, -4.111, -3.667, -3.222, -2.778, -2.333, -1.889, -1.444, -1], "y": [-2, -2, -2, -2, -2, -2, -2, -2, -2, -2], "z": [2.5, 2.278, 2.056, 1.833, 1.611, 1.389, 1.167, 0.9444, 0.7222, 0.5]}, {"legendgroup": "new_max", "line": {"color": "orange", "width": 3}, "mode": "lines", "name": "new_max", "showlegend": false, "type": "scatter3d", "x": [-5, -5, -5, -5, -5, -5, -5, -5, -5, -5], "y": [-6, -5.556, -5.111, -4.667, -4.222, -3.778, -3.333, -2.889, -2.444, -2], "z": [0.8333, 1.019, 1.204, 1.389, 1.574, 1.759, 1.944, 2.13, 2.315, 2.5]}, {"legendgroup": "new_max", "line": {"color": "orange", "width": 3}, "mode": "lines", "name": "new_max", "showlegend": false, "type": "scatter3d", "x": [-4.556, -4.556, -4.556, -4.556, -4.556, -4.556, -4.556, -4.556, -4.556, -4.556], "y": [-6, -5.556, -5.111, -4.667, -4.222, -3.778, -3.333, -2.889, -2.444, -2], "z": [0.7593, 0.9444, 1.13, 1.315, 1.5, 1.685, 1.87, 2.056, 2.241, 2.278]}, {"legendgroup": "new_max", "line": {"color": "orange", "width": 3}, "mode": "lines", "name": "new_max", "showlegend": false, "type": "scatter3d", "x": [-4.111, -4.111, -4.111, -4.111, -4.111, -4.111, -4.111, -4.111, -4.111, -4.111], "y": [-6, -5.556, -5.111, -4.667, -4.222, -3.778, -3.333, -2.889, -2.444, -2], "z": [0.6852, 0.8704, 1.056, 1.241, 1.426, 1.611, 1.796, 1.981, 2.019, 2.056]}, {"legendgroup": "new_max", "line": {"color": "orange", "width": 3}, "mode": "lines", "name": "new_max", "showlegend": false, "type": "scatter3d", "x": [-3.667, -3.667, -3.667, -3.667, -3.667, -3.667, -3.667, -3.667, -3.667, -3.667], "y": [-6, -5.556, -5.111, -4.667, -4.222, -3.778, -3.333, -2.889, -2.444, -2], "z": [0.6111, 0.7963, 0.9815, 1.167, 1.352, 1.537, 1.722, 1.759, 1.796, 1.833]}, {"legendgroup": "new_max", "line": {"color": "orange", "width": 3}, "mode": "lines", "name": "new_max", "showlegend": false, "type": "scatter3d", "x": [-3.222, -3.222, -3.222, -3.222, -3.222, -3.222, -3.222, -3.222, -3.222, -3.222], "y": [-6, -5.556, -5.111, -4.667, -4.222, -3.778, -3.333, -2.889, -2.444, -2], "z": [0.537, 0.7222, 0.9074, 1.093, 1.278, 1.463, 1.5, 1.537, 1.574, 1.611]}, {"legendgroup": "new_max", "line": {"color": "orange", "width": 3}, "mode": "lines", "name": "new_max", "showlegend": false, "type": "scatter3d", "x": [-2.778, -2.778, -2.778, -2.778, -2.778, -2.778, -2.778, -2.778, -2.778, -2.778], "y": [-6, -5.556, -5.111, -4.667, -4.222, -3.778, -3.333, -2.889, -2.444, -2], "z": [0.463, 0.6481, 0.8333, 1.019, 1.204, 1.241, 1.278, 1.315, 1.352, 1.389]}, {"legendgroup": "new_max", "line": {"color": "orange", "width": 3}, "mode": "lines", "name": "new_max", "showlegend": false, "type": "scatter3d", "x": [-2.333, -2.333, -2.333, -2.333, -2.333, -2.333, -2.333, -2.333, -2.333, -2.333], "y": [-6, -5.556, -5.111, -4.667, -4.222, -3.778, -3.333, -2.889, -2.444, -2], "z": [0.3889, 0.5741, 0.7593, 0.9444, 0.9815, 1.019, 1.056, 1.093, 1.13, 1.167]}, {"legendgroup": "new_max", "line": {"color": "orange", "width": 3}, "mode": "lines", "name": "new_max", "showlegend": false, "type": "scatter3d", "x": [-1.889, -1.889, -1.889, -1.889, -1.889, -1.889, -1.889, -1.889, -1.889, -1.889], "y": [-6, -5.556, -5.111, -4.667, -4.222, -3.778, -3.333, -2.889, -2.444, -2], "z": [0.3148, 0.5, 0.6852, 0.7222, 0.7593, 0.7963, 0.8333, 0.8704, 0.9074, 0.9444]}, {"legendgroup": "new_max", "line": {"color": "orange", "width": 3}, "mode": "lines", "name": "new_max", "showlegend": false, "type": "scatter3d", "x": [-1.444, -1.444, -1.444, -1.444, -1.444, -1.444, -1.444, -1.444, -1.444, -1.444], "y": [-6, -5.556, -5.111, -4.667, -4.222, -3.778, -3.333, -2.889, -2.444, -2], "z": [0.2407, 0.4259, 0.463, 0.5, 0.537, 0.5741, 0.6111, 0.6481, 0.6852, 0.7222]}, {"legendgroup": "new_max", "line": {"color": "orange", "width": 3}, "mode": "lines", "name": "new_max", "showlegend": false, "type": "scatter3d", "x": [-1, -1, -1, -1, -1, -1, -1, -1, -1, -1], "y": [-6, -5.556, -5.111, -4.667, -4.222, -3.778, -3.333, -2.889, -2.444, -2], "z": [0.1667, 0.2037, 0.2407, 0.2778, 0.3148, 0.3519, 0.3889, 0.4259, 0.463, 0.5]}], "layout": {"height": 750, "scene": {"xaxis": {"title": {"text": "X"}}, "yaxis": {"title": {"text": "Y"}}, "zaxis": {"title": {"text": "Z"}}}, "title": {"text": "3D Comparison"}, "width": 900}}
